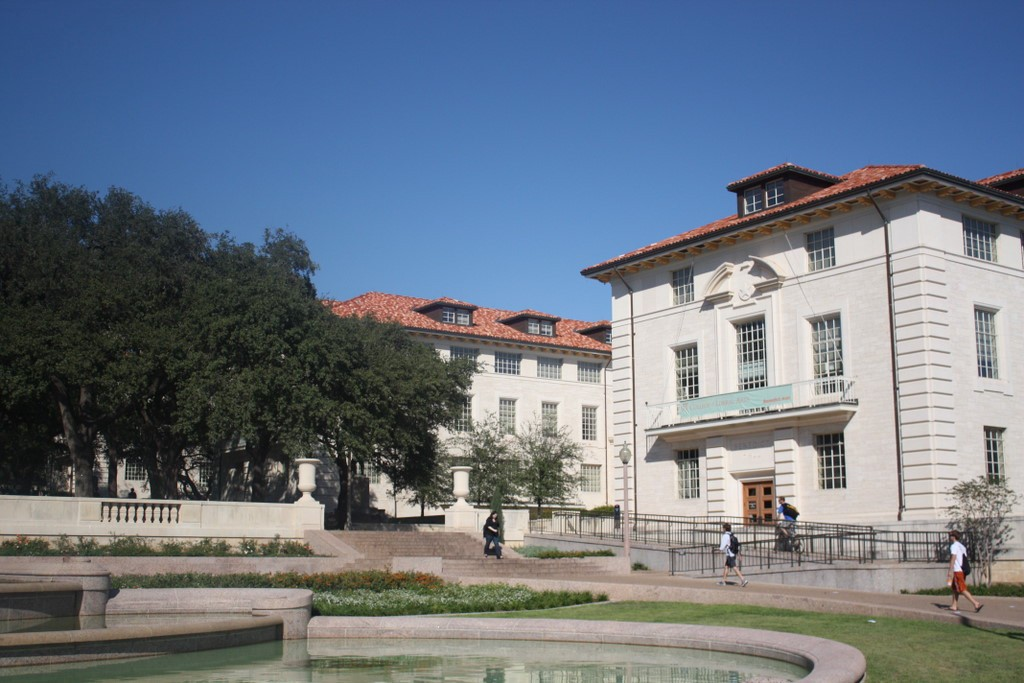
#> input picture project-4/input/foto1A.jpg, 1024 x 683 px
$ jupyter execute --allow-errors project-4.ipynb
#> lines starting #> are read from the running program, lines starting #| are printed output that depends on the picture
<a href="https://colab.research.google.com/github/sthalles/computer-vision/blob/master/project-4/project-4.ipynb" target="_parent"></a>

[cell 1]
import cv2
import numpy as np
import matplotlib.pyplot as plt
import imageio
cv2.ocl.setUseOpenCL(False)

[cell 2]
# select the image id (valid values 1,2,3, or 4)
imageId = 1
feature_extractor = 'sift'
feature_matching = 'bf'

[cell 3]
# read images and transform them to grayscale
# Make sure that the train image is the image that will be transformed
trainImg = cv2.imread('./input/foto' + str(imageId) + 'A.jpg')
#> trainImg is the input picture: shape (683, 1024, 3); mean B, G, R 132.3, 118.7, 107.9
trainImg = cv2.cvtColor(trainImg,cv2.COLOR_BGR2RGB)
trainImg_gray = cv2.cvtColor(trainImg, cv2.COLOR_RGB2GRAY)
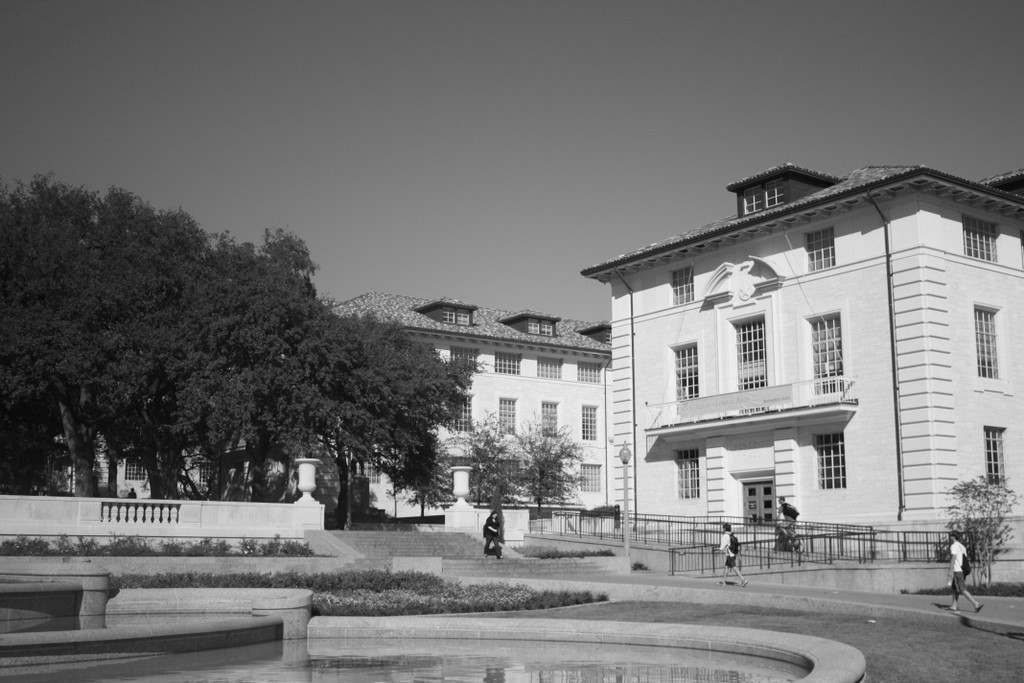
#> trainImg_gray: shape (683, 1024); min 3, max 253, mean 117

queryImg = cv2.imread('input/foto' + str(imageId) + 'B.jpg')
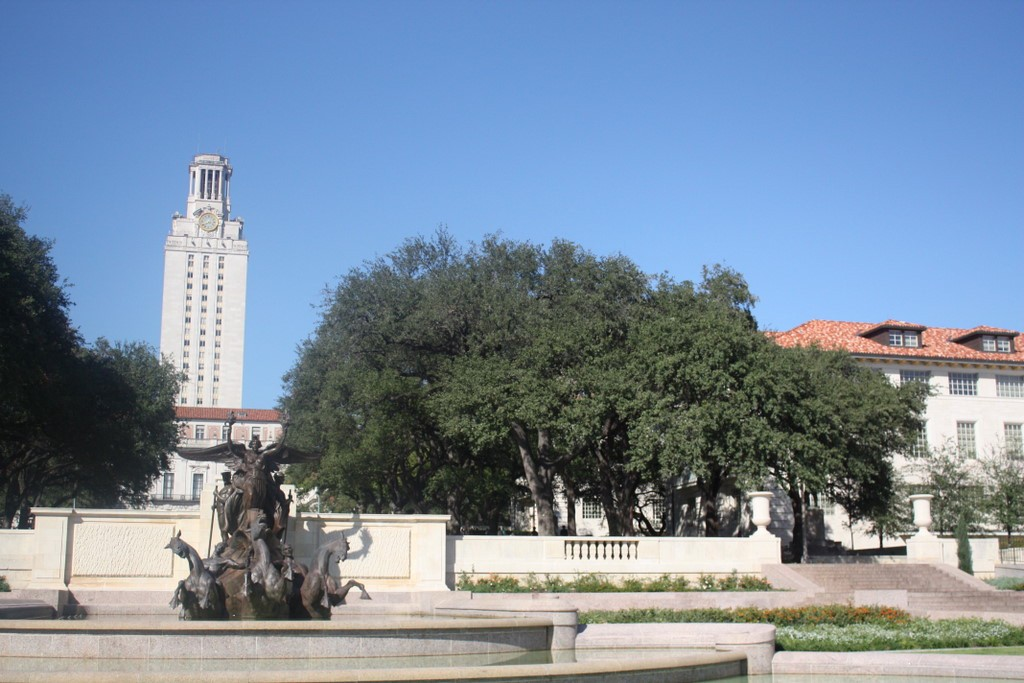
#> input picture project-4/input/foto1B.jpg, 1024 x 683 px
#> queryImg is the input picture: shape (683, 1024, 3); mean B, G, R 159.3, 139.8, 122
# Opencv defines the color channel in the order BGR.
# Transform it to RGB to be compatible to matplotlib
queryImg = cv2.cvtColor(queryImg,cv2.COLOR_BGR2RGB)
queryImg_gray = cv2.cvtColor(queryImg, cv2.COLOR_RGB2GRAY)
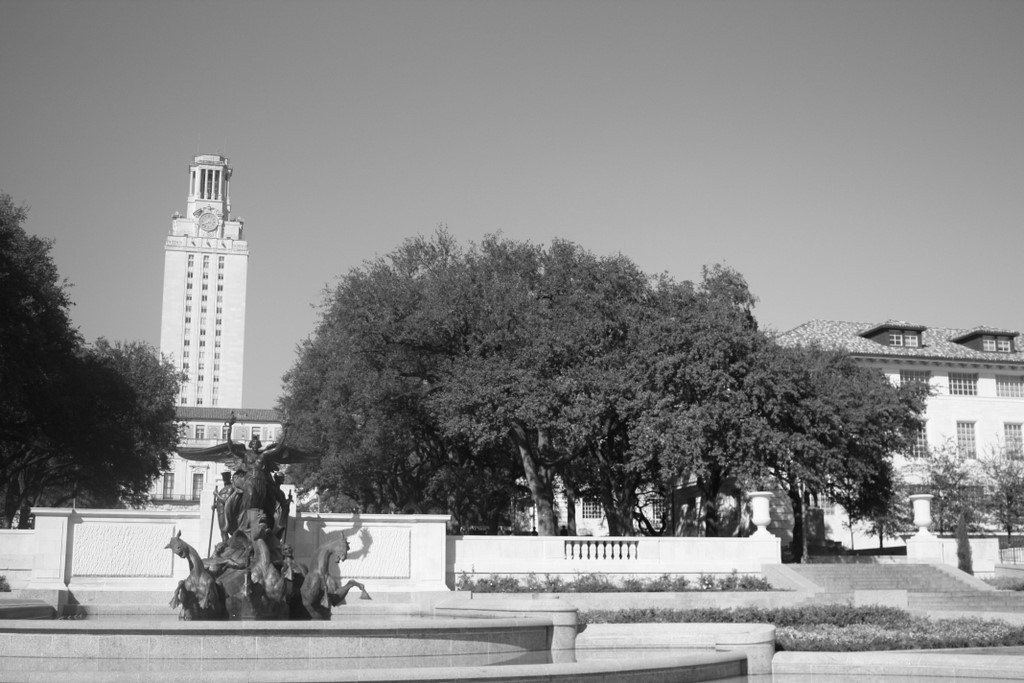
#> queryImg_gray: shape (683, 1024); min 3, max 255, mean 136.7
#> `plt.savefig("./output/input_img_"+str(imageId)+'.jpeg', bbox_inches='t..`:
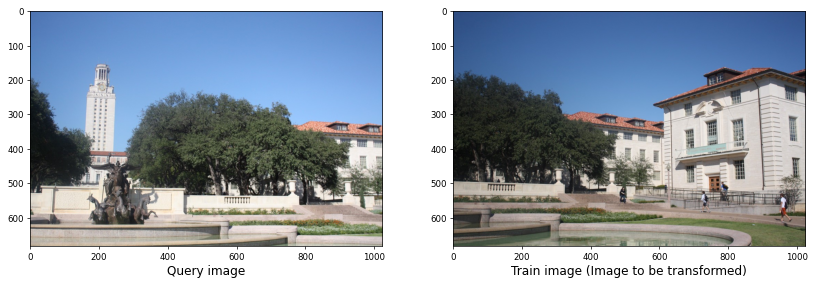
#> figure drawn by matplotlib, 2 panels

fig, (ax1, ax2) = plt.subplots(nrows=1, ncols=2, constrained_layout=False, figsize=(16,9))
ax1.imshow(queryImg, cmap="gray")
ax1.set_xlabel("Query image", fontsize=14)

ax2.imshow(trainImg, cmap="gray")
ax2.set_xlabel("Train image (Image to be transformed)", fontsize=14)

#> (the rest of this cell did not finish here and is left out)

[cell 4]
def detectAndDescribe(image, method=None):
    """
    Compute key points and feature descriptors using an specific method
    """
#> called with method = 'sift'

    assert method is not None, "You need to define a feature detection method. Values are: 'sift', 'surf'"

    # detect and extract features from the image
    if method == 'sift':
        descriptor = cv2.xfeatures2d.SIFT_create()
    elif method == 'surf':
        descriptor = cv2.xfeatures2d.SURF_create()
    elif method == 'brisk':
        descriptor = cv2.BRISK_create()
    elif method == 'orb':
        descriptor = cv2.ORB_create()

    # get keypoints and descriptors
    (kps, features) = descriptor.detectAndCompute(image, None)
#> kps = 4239 keypoints; strongest (x, y, size): (958, 550, 9.6), (490, 528, 2), (440, 520, 6.8), (376, 451, 1.8)

    return (kps, features)

[cell 5]
kpsA, featuresA = detectAndDescribe(trainImg_gray, method=feature_extractor)
#> kpsA has the same summary as kps in detectAndDescribe
kpsB, featuresB = detectAndDescribe(queryImg_gray, method=feature_extractor)
#> in detectAndDescribe (call 2), `(kps, features) = descriptor.detectAndCompute(image, None)`: kps = 5346 keypoints; strongest (x, y, size): (620, 556, 2.4), (612, 556, 2.2), (698, 499, 3.5), (772, 470, 2.8)
#> kpsB has the same summary as kps in detectAndDescribe
#> `plt.savefig("./output/" + feature_extractor + "_features_img_"+str(ima..`:
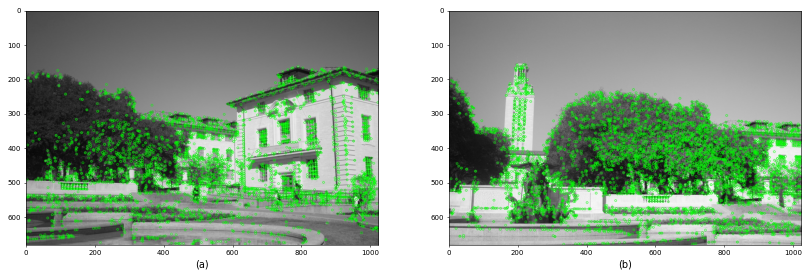
#> figure drawn by matplotlib, 2 panels

[cell 6]
# display the keypoints and features detected on both images
fig, (ax1,ax2) = plt.subplots(nrows=1, ncols=2, figsize=(20,8), constrained_layout=False)
ax1.imshow(cv2.drawKeypoints(trainImg_gray,kpsA,None,color=(0,255,0)))
ax1.set_xlabel("(a)", fontsize=14)
ax2.imshow(cv2.drawKeypoints(queryImg_gray,kpsB,None,color=(0,255,0)))
ax2.set_xlabel("(b)", fontsize=14)

#> (the rest of this cell did not finish here and is left out)

[cell 7]
def createMatcher(method,crossCheck):
    "Create and return a Matcher Object"

    if method == 'sift' or method == 'surf':
        bf = cv2.BFMatcher(cv2.NORM_L2, crossCheck=crossCheck)
    elif method == 'orb' or method == 'brisk':
        bf = cv2.BFMatcher(cv2.NORM_HAMMING, crossCheck=crossCheck)
    return bf

[cell 8]
def matchKeyPointsBF(featuresA, featuresB, method):
#> called with featuresA = array of shape (4239, 128), featuresB = array of shape (5346, 128), method = 'sift'
    bf = createMatcher(method, crossCheck=True)

    # Match descriptors.
    best_matches = bf.match(featuresA,featuresB)
#> best_matches = 1826 matches

    # Sort the features in order of distance.
    # The points with small distance (more similarity) are ordered first in the vector
    rawMatches = sorted(best_matches, key = lambda x:x.distance)
#> rawMatches = 1826 matches
    print("Raw matches (Brute force):", len(rawMatches))
#| Raw matches (Brute force): 1826
    return rawMatches

[cell 9]
def matchKeyPointsKNN(featuresA, featuresB, ratio, method):
    bf = createMatcher(method, crossCheck=False)
    # compute the raw matches and initialize the list of actual matches
    rawMatches = bf.knnMatch(featuresA, featuresB, 2)
    print("Raw matches (knn):", len(rawMatches))
    matches = []

    # loop over the raw matches
    for m,n in rawMatches:
        # ensure the distance is within a certain ratio of each
        # other (i.e. Lowe's ratio test)
        if m.distance < n.distance * ratio:
            matches.append(m)
    return matches

[cell 10]
print("Using: {} feature matcher".format(feature_matching))

fig = plt.figure(figsize=(20,8))

if feature_matching == 'bf':
    matches = matchKeyPointsBF(featuresA, featuresB, method=feature_extractor)
#> matches = 1826 matches
    img3 = cv2.drawMatches(trainImg,kpsA,queryImg,kpsB,matches[:100],
                           None,flags=cv2.DrawMatchesFlags_NOT_DRAW_SINGLE_POINTS)
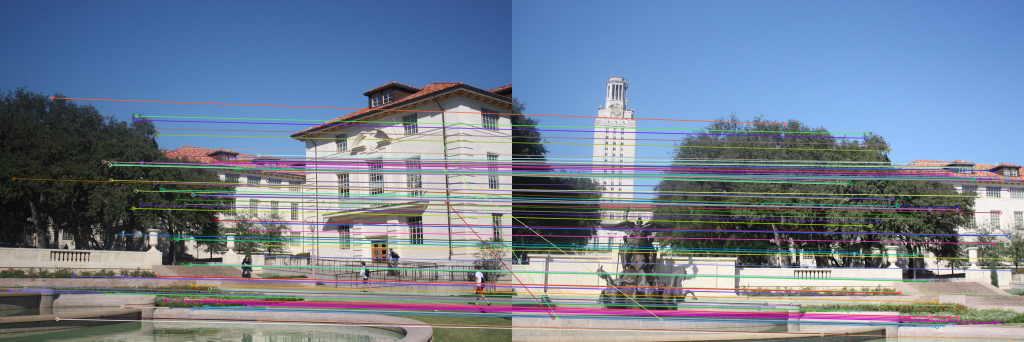
#> img3: shape (683, 2048, 3) (shown at 1/2 size); mean R, G, B 115.4, 128.8, 147.8
elif feature_matching == 'knn':
    matches = matchKeyPointsKNN(featuresA, featuresB, ratio=0.75, method=feature_extractor)
    img3 = cv2.drawMatches(trainImg,kpsA,queryImg,kpsB,np.random.choice(matches,100),
                           None,flags=cv2.DrawMatchesFlags_NOT_DRAW_SINGLE_POINTS)


plt.imshow(img3)
plt.axis('off')
#> (the rest of this cell did not finish here and is left out)

[cell 11]
def getHomography(kpsA, kpsB, featuresA, featuresB, matches, reprojThresh):
    # convert the keypoints to numpy arrays
#> called with featuresA = array of shape (4239, 128), featuresB = array of shape (5346, 128), reprojThresh = 4
    kpsA = np.float32([kp.pt for kp in kpsA])
#> kpsA = 4239 pairs, first value 3.21 to 1020.5, second value 163.8 to 679.8
    kpsB = np.float32([kp.pt for kp in kpsB])
#> kpsB = 5346 pairs, first value 5.55 to 1021.1, second value 158.6 to 680.2

    if len(matches) > 4:
        # construct the two sets of points
        ptsA = np.float32([kpsA[m.queryIdx] for m in matches])
#> ptsA = 1826 pairs, first value 3.44 to 1013.4, second value 170.3 to 679.5
        ptsB = np.float32([kpsB[m.trainIdx] for m in matches])
#> ptsB = 1826 pairs, first value 6.72 to 1021.1, second value 158.6 to 679.2

        # estimate the homography between the sets of points
        (H, status) = cv2.findHomography(ptsA, ptsB, cv2.RANSAC,
            reprojThresh)
#> H = [[0.765, 0.0362, 446.9], [-0.135, 0.911, 76.31], [-0.000211, -3.34e-05, 1]]; status = 1826 values, max 1 at index 0, min 0 at index 51, mean 0.617

        return (matches, H, status)
    else:
        return None

[cell 12]
M = getHomography(kpsA, kpsB, featuresA, featuresB, matches, reprojThresh=4)
#> M = 3 matches
if M is None:
    print("Error!")
(matches, H, status) = M
print(H)
#| [[ 7.64643419e-01  3.61878761e-02  4.46938787e+02]
#|  [-1.35482277e-01  9.10796305e-01  7.63090371e+01]
#|  [-2.11444933e-04 -3.33670862e-05  1.00000000e+00]]

[cell 13]
# Apply a horizontal panorama
width = queryImg.shape[1] + trainImg.shape[1]
#> width = 2048
height = max(queryImg.shape[0], trainImg.shape[0])
#> height = 683
# otherwise, apply a perspective warp to stitch the images
# together
(matches, H, status) = M
result = cv2.warpPerspective(trainImg, H,
    (width, height))
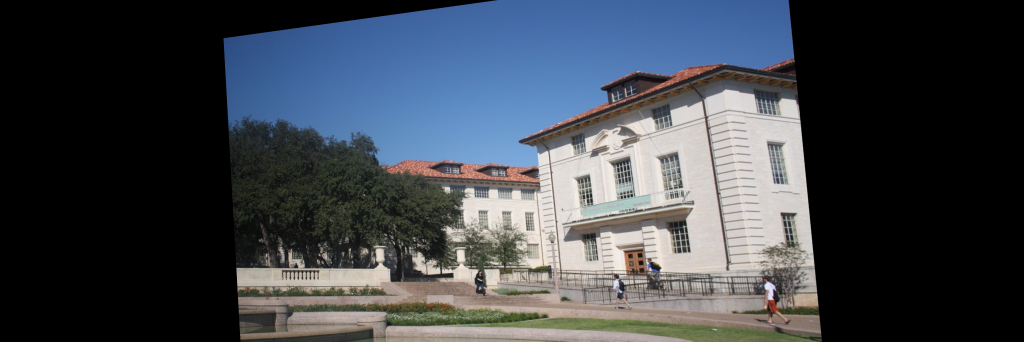
#> result: shape (683, 2048, 3) (shown at 1/2 size); mean R, G, B 62.8, 68.1, 75.3
result[0:queryImg.shape[0], 0:queryImg.shape[1]] = queryImg
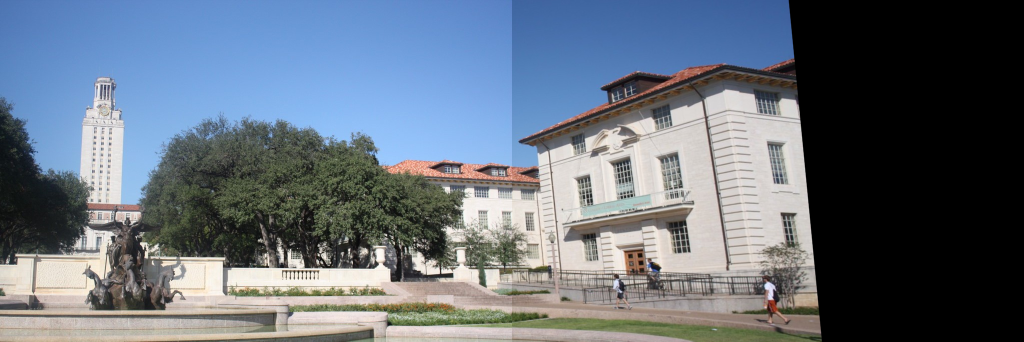
#> result: shape (683, 2048, 3) (shown at 1/2 size); mean R, G, B 101.6, 112, 124.5

plt.figure(figsize=(20,10))
plt.axis('off')
plt.imshow(result)

imageio.imwrite("./output/horizontal_panorama_img_"+str(imageId)+'.jpeg', result)
plt.show()

[cell 14]
# Apply a vertical panorama
width = max(trainImg.shape[1], queryImg.shape[1])
#> width = 1024
height = trainImg.shape[0] + queryImg.shape[0]
#> height = 1366

result = cv2.warpPerspective(trainImg, H, (width, height))
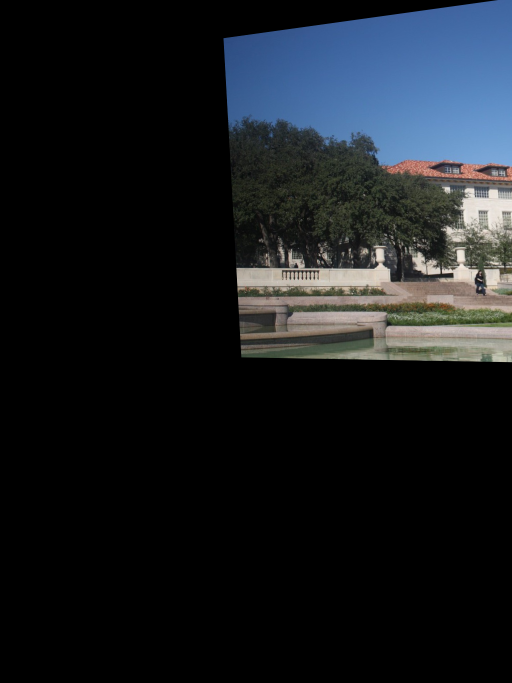
#> result: shape (1366, 1024, 3) (shown at 1/2 size); mean R, G, B 23.8, 27.7, 32
result[0:queryImg.shape[0], :] = queryImg
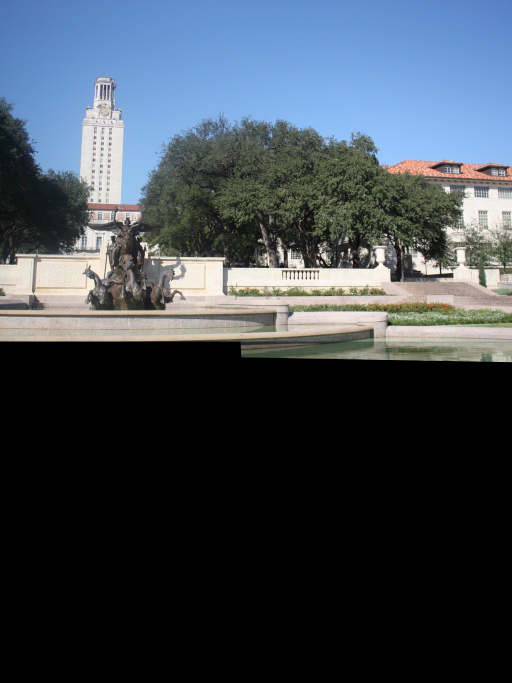
#> result: shape (1366, 1024, 3) (shown at 1/2 size); mean R, G, B 62.6, 71.6, 81.1

plt.figure(figsize=(20,10))
plt.imshow(result)

imageio.imwrite("./output/vertical_panorama_img_"+str(imageId)+'.jpeg', result)

plt.axis('off')
plt.show()
